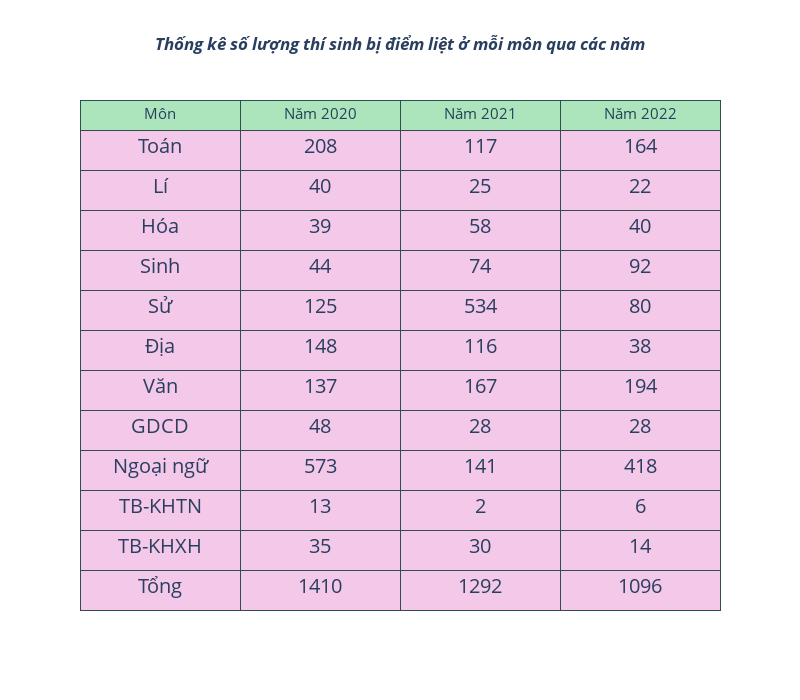

The notebook cell this image was saved under:
### Markdown cell above
Code:

### Code cell
layout = go.Layout(title = {'text': "<b><i>Thống kê số lượng thí sinh bị điểm liệt ở mỗi môn qua các năm</i></b>",
                           'x':0.5,
                           'xanchor': 'center'},
                   width = 800,
                   height = 700)

fig = go.Figure(data=[go.Table(
    header=dict(values=['Môn','Năm 2020', 'Năm 2021', 'Năm 2022'],
                line_color='darkslategray',
                fill_color='#ACE5BC',
                align='center',
               height=30,
               font_size=15),
    cells=dict(values=[under_grade_df.index,
                       under_grade_df['2020'],
                       under_grade_df['2021'],
                       under_grade_df['2022']],
               line_color='darkslategray',
               fill_color='#F3C8E9',
               align='center',
              height=40,
              font_size= 20))
],layout=layout)

fig.show()

### Figure 1 — Plotly figure (JSON) as saved in the notebook; plotly's stock layout.template omitted (floating-point values rounded to 4 significant figures)
{"data": [{"cells": {"align": "center", "fill": {"color": "#F3C8E9"}, "font": {"size": 20}, "height": 40, "line": {"color": "darkslategray"}, "values": [["Toán", "Lí", "Hóa", "Sinh", "Sử", "Địa", "Văn", "GDCD", "Ngoại ngữ", "TB-KHTN", "TB-KHXH", "Tổng"], [208, 40, 39, 44, 125, 148, 137, 48, 573, 13, 35, 1410], [117, 25, 58, 74, 534, 116, 167, 28, 141, 2, 30, 1292], [164, 22, 40, 92, 80, 38, 194, 28, 418, 6, 14, 1096]]}, "header": {"align": "center", "fill": {"color": "#ACE5BC"}, "font": {"size": 15}, "height": 30, "line": {"color": "darkslategray"}, "values": ["Môn", "Năm 2020", "Năm 2021", "Năm 2022"]}, "type": "table"}], "layout": {"height": 700, "title": {"text": "<b><i>Thống kê số lượng thí sinh bị điểm liệt ở mỗi môn qua các năm</i></b>", "x": 0.5, "xanchor": "center"}, "width": 800}}
